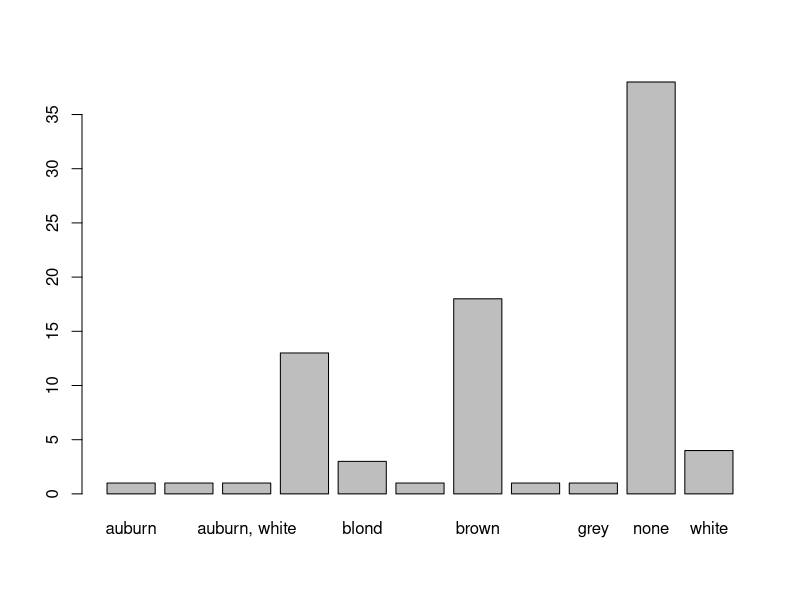
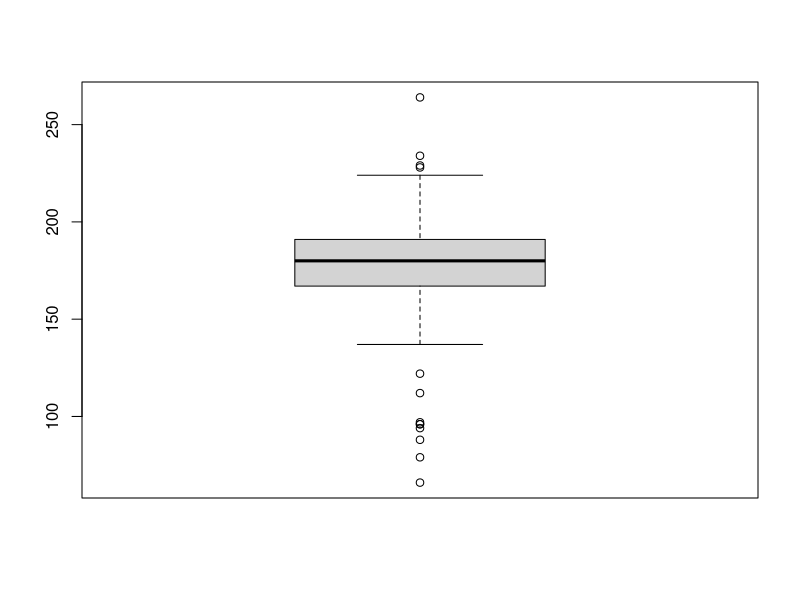
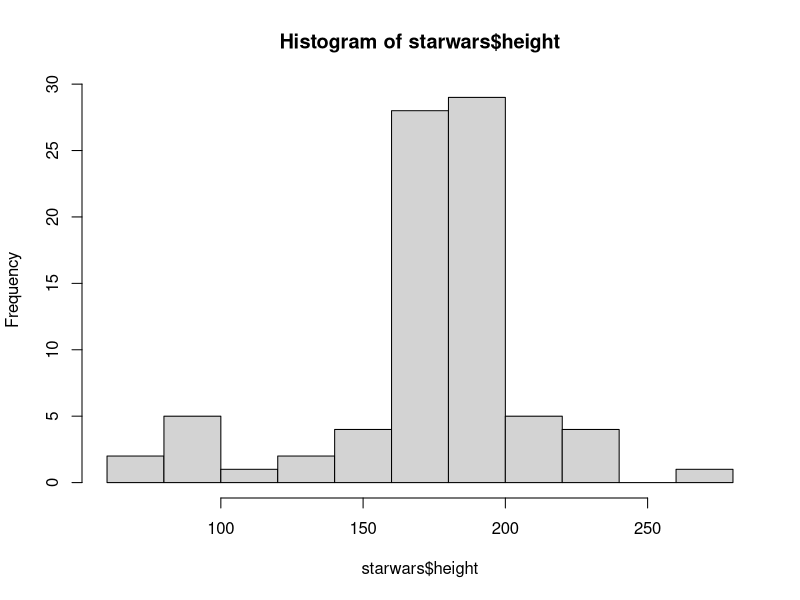

The R script that drew these images, in order: (Note: this script raises an error after producing the figures.)
library(tidyverse)
dim(starwars)
str(starwars)
names(starwars)
class(starwars$hair_color)
?length(starwars$hair_color)
unique(starwars$hair_color)
view(sort(table(starwars$hair_color),decreasing = T))
barplot(table(starwars$hair_color))

# df[rows you want to select, columns you want to select]
# leaving blank is equivalent to all
starwars[is.na(starwars$hair_color), ]

is.na(starwars$hair_color)

summary(starwars$height)
boxplot(starwars$height)
hist(starwars$height)


starwars$gender <- as.factor(starwars$gender)
#levels(starwars$gender)
# In levels you have feminine as 1 and masculine of level 2, to change this:
starwars$gender <- factor((starwars$gender), levels=c("masculine","feminine"))
levels(starwars$gender)

starwars %>% select(name, height, ends_with("color")) %>%
              filter(hair_color %in% c("blond","brown") & height < 180) 

mean(starwars$height, na.rm = T)

starwars %>%
  select(name,gender,hair_color,height) %>%
  filter(!complete.cases(.)) %>%
  drop_na(height) %>% # removes cases with NA in height since probably wasn't able to get
  muatate(hair_color = replace_na(hair_color, "none")) # shown to be NA where no hair

Names <- c("Peter","John","Andrew","Peter")
Age <- c(22,33,44,22)



friends <- data.frame(Names, Age)
duplicated(friends)
# [Rows to select, columns to select] 
# Give rows which are not duplicated, the next uses tidy verse's distinct function
# to do the same thing
friends[!duplicated(friends), ]
friends %>% distinct() %>% view()

starwars %>% 
  select(name,gender) %>% 
  mutate(gender = recode(gender,"masculine" = 1, "feminine" = 2))



  
